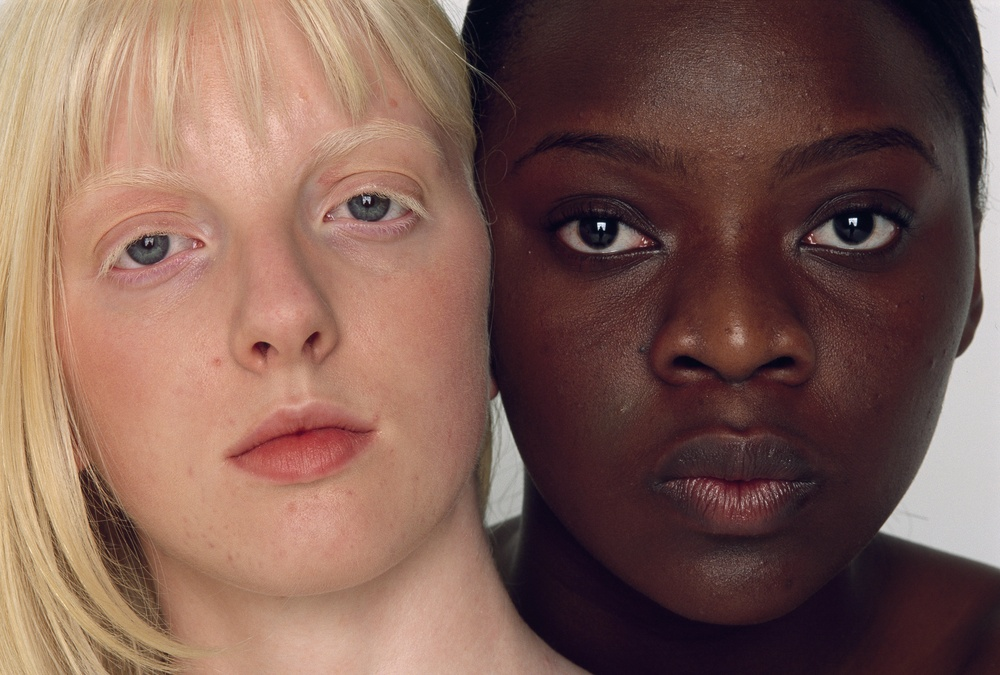
#> input picture peles.jpg, 1000 x 675 px, shrunk from 2048 x 1382 before the run
$ python -i Projeto.py   (imports and definitions only)
#> lines starting #> are read from the running program, lines starting #| are printed output that depends on the picture; after the words box and inside, x2 and y2 are one past the last pixel; in counts of white or black regions, pixels touching at a corner belong together
#> further down, picture is the input picture: shape (675, 1000, 3); mean B, G, R 82.9, 92.5, 125.6
import numpy as np
import cv2
import math
# from principal import *


# [19 lines left out: functions remove_face, equaliza_histograma, not called in this run]


def mostrarImagem(nomeDaTela, img):
    cv2.imshow(nomeDaTela, img)


# [34 lines left out: functions limiarizar, binarizar_YCrCb, not called in this run]


def show(image):
    cv2.imshow("imagem", image)
    cv2.waitKey(0)


# [34 lines left out: function tentativa2, not called in this run]


def tentativa3(image):
    kernel = np.ones((3, 3), np.uint8)

    hsv = cv2.cvtColor(image, cv2.COLOR_BGR2HSV)
#> hsv: shape (675, 1000, 3); mean H, S, V 65.8, 101.3, 126

    # define range of skin color in HSV
    lower_skin = np.array([0, 20, 70], dtype=np.uint8)
    upper_skin = np.array([20, 255, 255], dtype=np.uint8)

    # extract skin colur imagw
    mask = cv2.inRange(hsv, lower_skin, upper_skin)
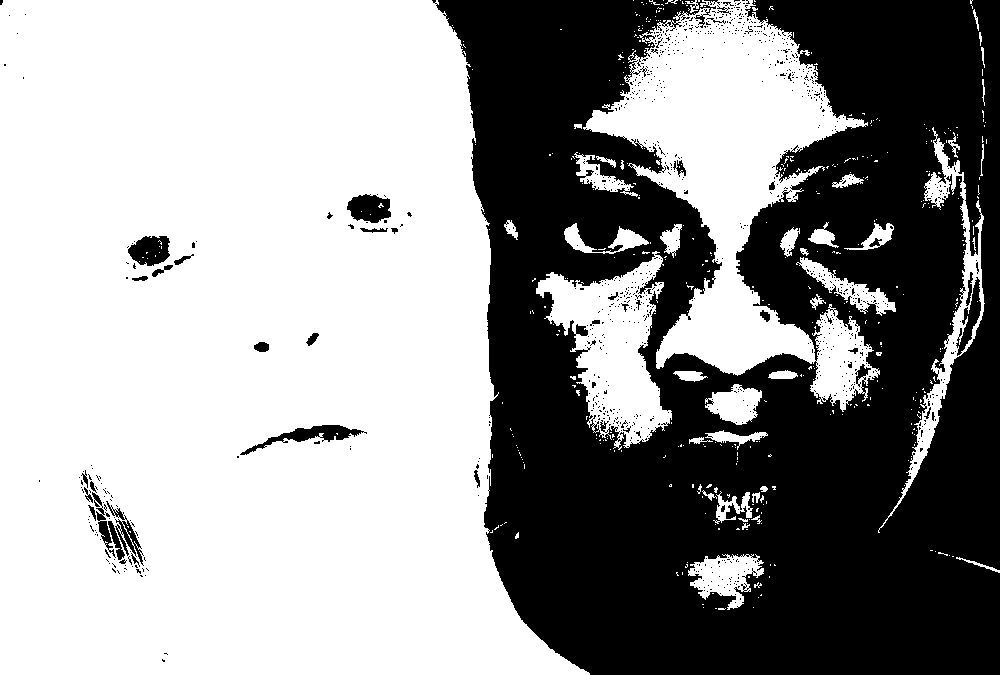
#> mask: shape (675, 1000); 59.5% white; 1006 black regions (967 under 20 px), largest, box (x1, y1, x2, y2) and area: (432, 0, 1000, 675) 265196, (240, 425, 367, 455) 1028, (347, 194, 391, 223) 927

    # extrapolate the hand to fill dark spots within
    mask = cv2.dilate(mask, kernel, iterations=4)
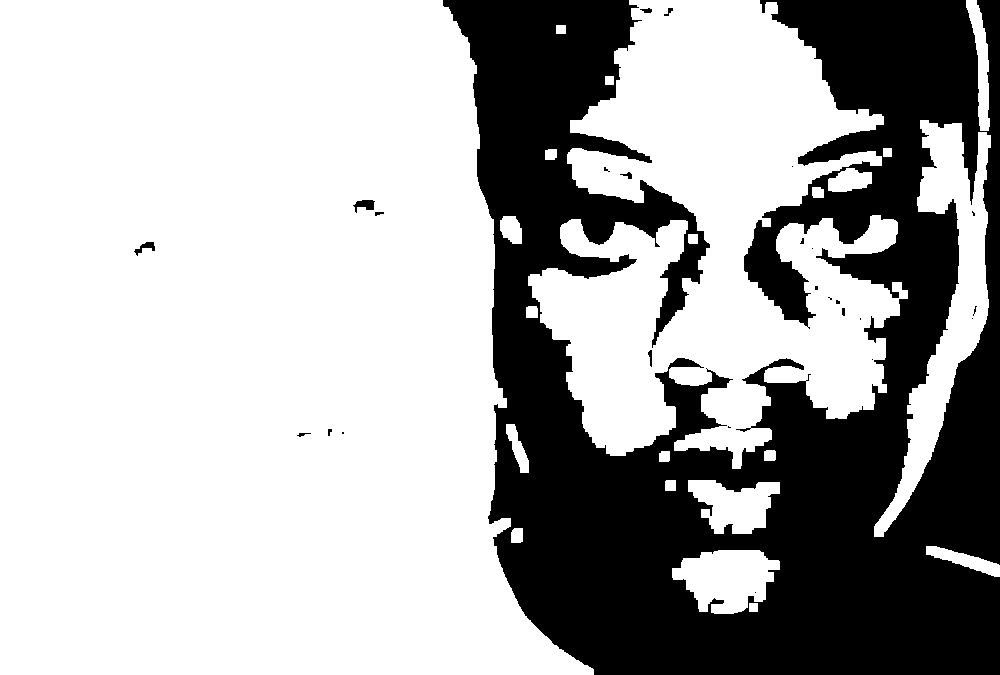
#> mask: shape (675, 1000); 68.4% white; 26 black regions (15 under 20 px)

    # blur the image
    mask = cv2.GaussianBlur(mask, (5, 5), 100)
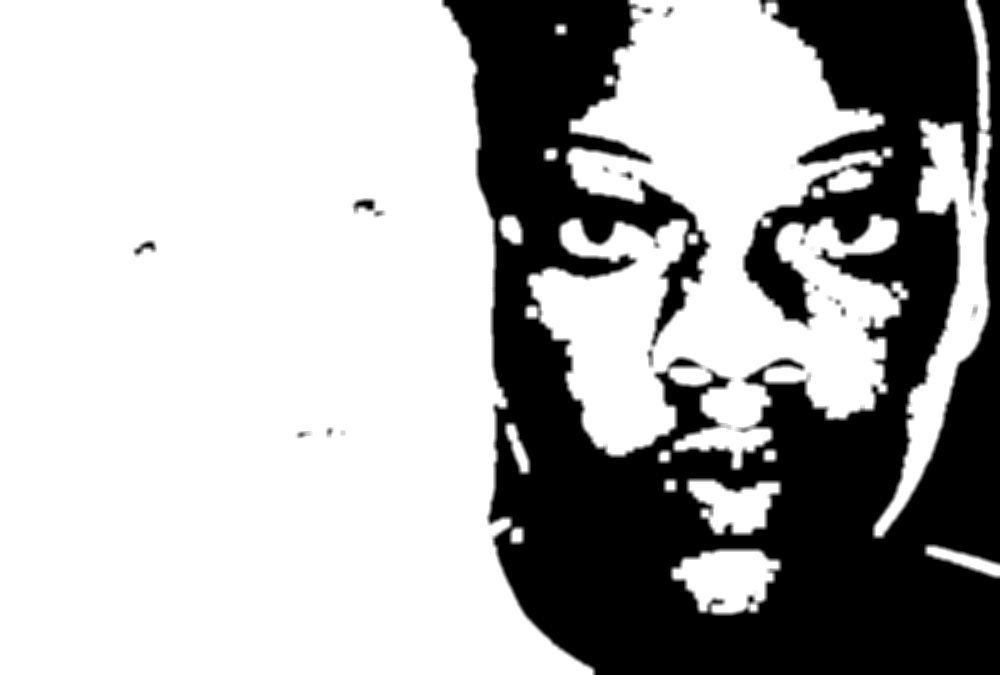
#> mask: shape (675, 1000); min 0, max 255, mean 174.3

    contours, _ = cv2.findContours(mask, cv2.RETR_TREE, cv2.CHAIN_APPROX_SIMPLE)
#> contours = 27 contours, 9 with area under 20; largest, box (x1, y1, x2, y2) and area: (0, 0, 596, 675) 335166, (524, 0, 910, 471) 112234, (872, 0, 993, 539) 18255, (670, 548, 782, 616) 5516, (686, 478, 782, 536) 3796
    cnt = max(contours, key=lambda x: cv2.contourArea(x))
#> cnt = contour of 251 points, box (x1, y1, x2, y2) (0, 0, 596, 675), area 335166
    cnt_poly = cv2.approxPolyDP(cnt, 3, True)
#> cnt_poly = contour of 33 points, box (x1, y1, x2, y2) (0, 0, 596, 675), area 335215
    bound_rect = cv2.boundingRect(cnt_poly)
#> bound_rect = (0, 0, 596, 675)
    color = (255, 0, 0)
    # cv2.drawContours(mask, cnt_poly, 0, color, cv2.FILLED)
    cv2.rectangle(image, (int(bound_rect[0]), int(bound_rect[1])),
                  (int(bound_rect[0] + bound_rect[2]), int(bound_rect[1] + bound_rect[3])), color, 2)
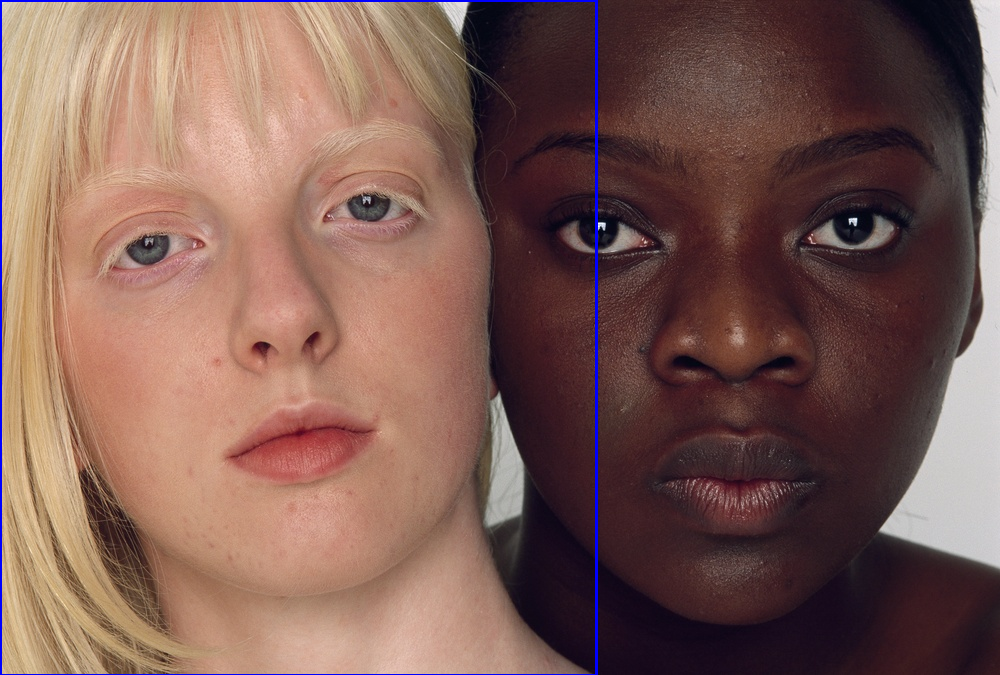
#> image: shape (675, 1000, 3); 0.76% of pixels changed, all inside (x1, y1, x2, y2) = (0, 0, 598, 675)
    cv2.rectangle(mask, (int(bound_rect[0]), int(bound_rect[1])),
                  (int(bound_rect[0] + bound_rect[2]), int(bound_rect[1] + bound_rect[3])), color, 2)
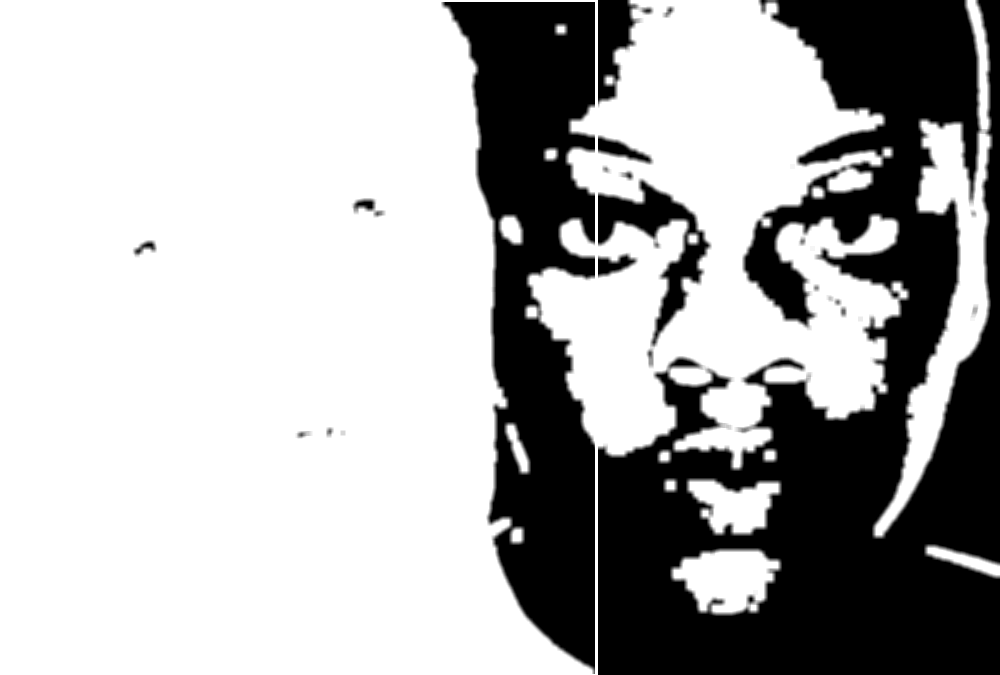
#> mask: shape (675, 1000); 0.24% of pixels changed, all inside (x1, y1, x2, y2) = (441, 0, 598, 675)
    roi = mask[bound_rect[0]:bound_rect[1], bound_rect[0] + bound_rect[2]: bound_rect[1] + bound_rect[3]]
#> roi = empty array

    return mask
# [25 lines of commented-out code are left out]

>>> import cv2
>>> picture = cv2.imread('peles.jpg')
>>> result = tentativa3(picture)
